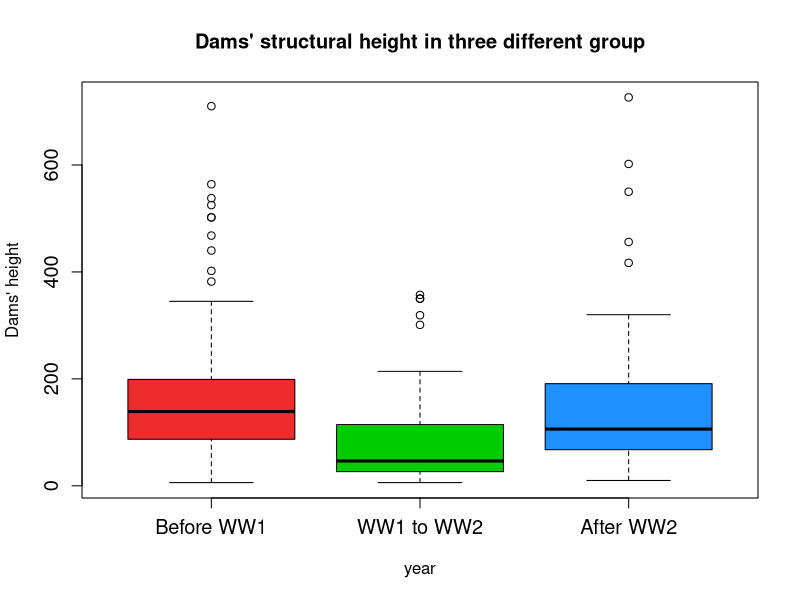
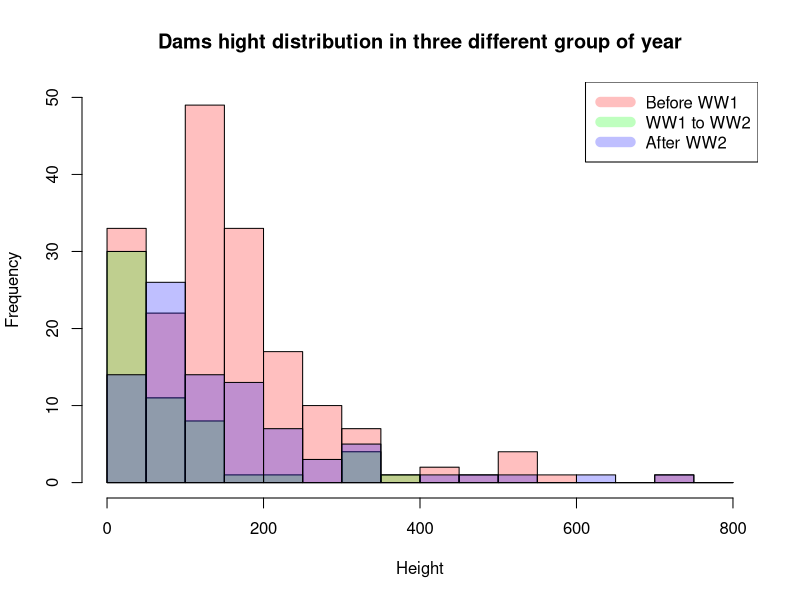
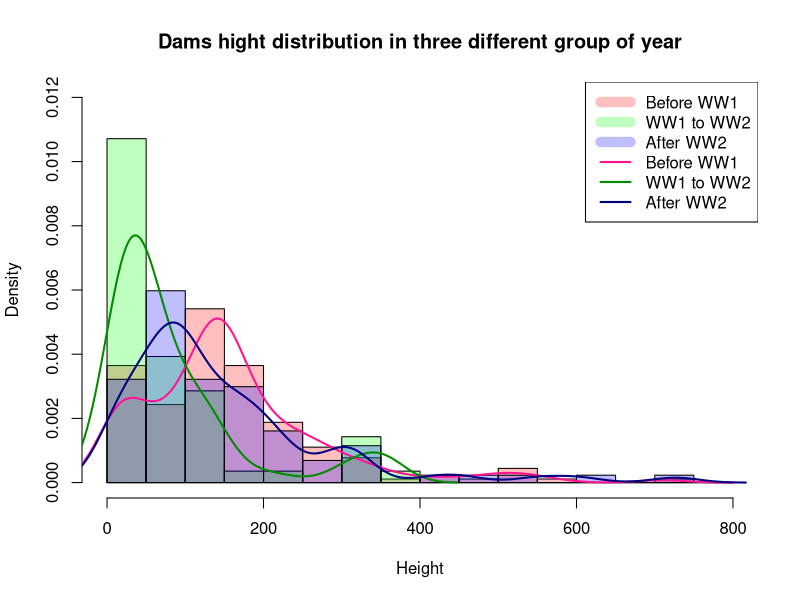
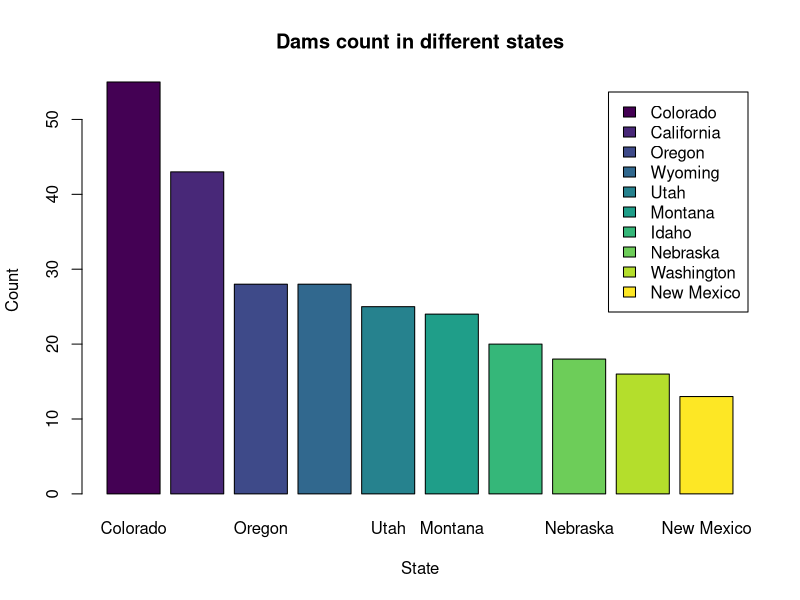
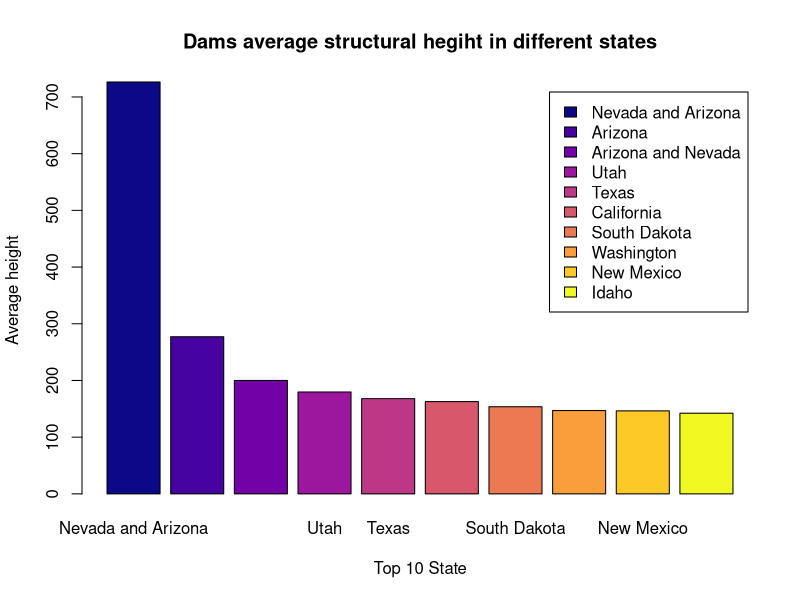
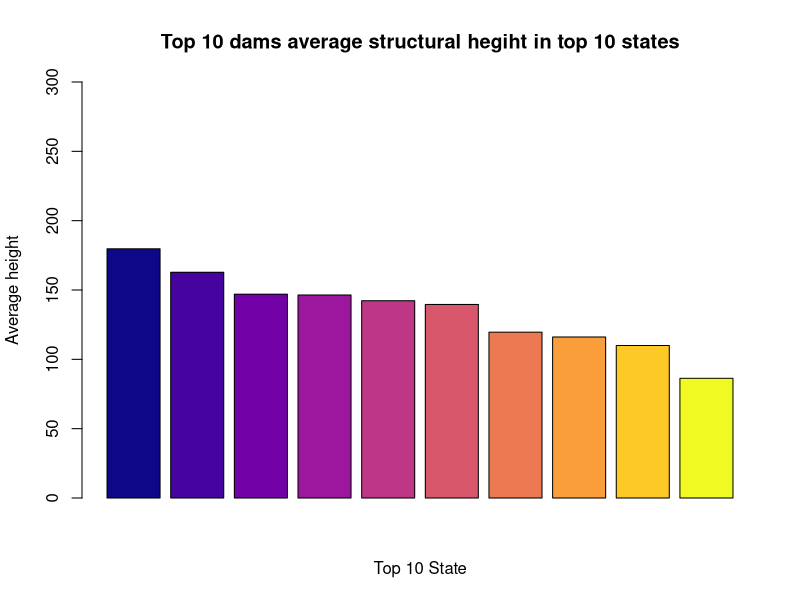
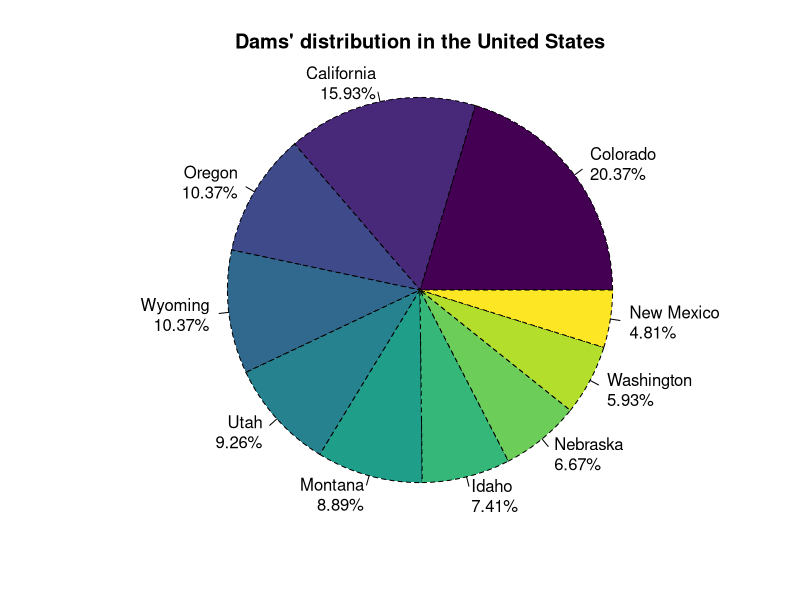

Write the R code that produced these figures, in order.
hydropower <- read.csv("hydropower.csv")

summary(hydropower)
dim(hydropower)

#2
hydropower$Identity.Project.Year[hydropower$Identity.Project.Year == 0] <-- NA
hydropower$Identity.Project.Year[hydropower$Identity.Project.Year == 19] <-- NA
hydropower$Identity.Project.Year[hydropower$Identity.Project.Year == 1076] <-- NA
hydropower$Identity.Project.Year

which(!is.na(hydropower$Identity.Project.Year))
hydropower <- hydropower[which(!is.na(hydropower$Identity.Project.Year)),]
hydropower$Identity.Project.Year

dim(hydropower)

summary(hydropower$Identity.Project.Year)

#3
hydropower$yearcheck[hydropower$Identity.Project.Year < 1918] <- 'Before WW1'
hydropower$yearcheck[hydropower$Identity.Project.Year >= 1918 & hydropower$Identity.Project.Year < 1945] <- 'WW1 to WW2'
hydropower$yearcheck[hydropower$Identity.Project.Year >= 1945] <- 'After WW2'
hydropower$yearcheck

hydropower$yearcheck <- factor(hydropower$yearcheck, labels = c('Before WW1','WW1 to WW2', 'After WW2' ))

boxplot(Dimensions.Structural.Height~yearcheck, data = hydropower,
        col = c('firebrick2','green3', 'dodgerblue'),
        main = "Dams' structural height in three different group", ylab = "Dams' height",
        xlab = 'year', cex.axis = 1.2)


summary(hydropower$Dimensions.Structural.Height[hydropower$yearcheck == 'WW1 to WW2'],)
summary(hydropower$yearcheck)
summary(hydropower)


#4.0.
hist(hydropower$Dimensions.Structural.Height[hydropower$yearcheck == 'Before WW1'],
     breaks = seq(0, 800, 50), main = "Dams hight distribution in three different group of year",
     xlab = 'Height', col = rgb(1,0,0,0.25), freq = T, ylim = c(0,50))
hist(hydropower$Dimensions.Structural.Height[hydropower$yearcheck == 'WW1 to WW2'],
     breaks = seq(0, 800, 50), col = rgb(0,1,0,0.25), add = T, freq = T)

hist(hydropower$Dimensions.Structural.Height[hydropower$yearcheck == 'After WW2'],
     breaks = seq(0, 800, 50), col = rgb(0,0,1,0.25), add = T, freq = T)
legend('topright', c(rep(c('Before WW1','WW1 to WW2', 'After WW2'))),
       col = c(rgb(1,0,0,0.25), rgb(0,1,0,0.25), rgb(0,0,1,0.25)), lwd = 10 )

#4.1.




hist(hydropower$Dimensions.Structural.Height[hydropower$yearcheck == 'Before WW1'],
     breaks = seq(0, 800, 50), main = "Dams hight distribution in three different group of year",
     xlab = 'Height', col = rgb(1,0,0,0.25), ylim = c(0,0.012), freq = F)
hist(hydropower$Dimensions.Structural.Height[hydropower$yearcheck == 'WW1 to WW2'],
     breaks = seq(0, 800, 50), col = rgb(0,1,0,0.25), add = T, freq = F)
hist(hydropower$Dimensions.Structural.Height[hydropower$yearcheck == 'After WW2'],
     breaks = seq(0, 800, 50), col = rgb(0,0,1,0.25), add = T, freq = F)
dens1 <- density(hydropower$Dimensions.Structural.Height[hydropower$yearcheck == 'Before WW1'],
                 bw = 30,)
dens2 <- density(hydropower$Dimensions.Structural.Height[hydropower$yearcheck == 'WW1 to WW2'],
                 bw = 30)
dens3 <- density(hydropower$Dimensions.Structural.Height[hydropower$yearcheck == 'After WW2'],
                 bw = 30)
lines(dens1, col = 'deeppink1', lty = 1, lwd = 2)
lines(dens2, col = 'green4', lty = 1, lwd = 2)
lines(dens3, col = 'navy', lty = 1, lwd = 2)
legend('topright', c(rep(c('Before WW1','WW1 to WW2', 'After WW2'),2)),
       col = c(rgb(1,0,0,0.25), rgb(0,1,0,0.25), rgb(0,0,1,0.25),'deeppink1',
               'green4', 'navy'), lwd =c(rep(10,3), rep(2,3)))





#5.
hydropower$Location.State <- as.factor(hydropower$Location.State)
library("viridis")
state <- table(hydropower$Location.State)
state
stateorder<- head(state[order(state, decreasing = T)],10)
barplot(stateorder, col = viridis(10), ylab = 'Count', xlab = 'State', legend.text = T,
        main = 'Dams count in different states')




#6
library(RColorBrewer)
stateelev <- aggregate(Dimensions.Structural.Height~Location.State, data = hydropower, 
                     FUN = mean)
stateelev
stateelevorder <- head(stateelev[order(stateelev$Dimensions.Structural.Height, decreasing = T),],10)
stateelevorder
barplot(stateelevorder$Dimensions.Structural.Height, names.arg = stateelevorder$Location.State,
        col = plasma(10), ylab = 'Average height', xlab = 'Top 10 State', legend.text = stateelevorder$Location.State,
        main = "Dams average structural hegiht in different states")

hydropower[hydropower$Location.State == 'Nevada and Arizona',]


stateorder <- data.frame(stateorder)
top10state <- cbind (state, stateelev)
top10state <- top10state[,-3]
top10stateorder <- head(top10state[order(top10state$Freq, decreasing = T),],10)
top10heightorfer <- top10stateorder[order(top10stateorder$Dimensions.Structural.Height, decreasing = T),]
barplot(top10heightorfer$Dimensions.Structural.Height, names.arg = top10heightorfer$Location.State,
        col = plasma(10), ylab = 'Average height', xlab = 'Top 10 State', legend.text = top10heightorfer$Location.State,
        main = "Top 10 dams average structural hegiht in top 10 states", ylim = c(0,300))

#7

stateorder <- data.frame(stateorder)
propelev <- round(prop.table(stateorder$Freq)*100,2)
heightprop <- paste(stateorder$Var1, "\n", propelev, "%",  sep ="")
pie(stateorder$Freq, labels = heightprop, col = viridis(10), lty =2, radius = 1,
    main = "Dams' distribution in the United States")


